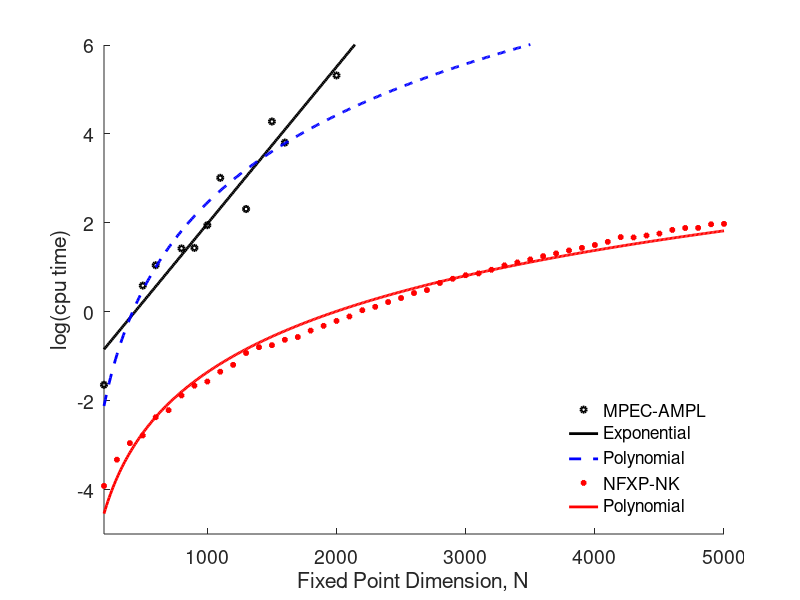

MATLAB code for this plot:

clear 
close all
clf
ampl=[ ...
  200         7                  4         0.1932       ; ...
  300        10                  0            NaN       ; ...
  400        13                  0            NaN       ; ...
  500        16                  6         1.8001       ; ...
  600        19                  4         2.8476       ; ...
  700        22                  0            NaN       ; ...
  800        25                  1         4.1538       ; ...
  900        28                  3         4.2024       ; ...
 1000        31                  1         7.0088       ; ...
 1100        34                  1        20.3296       ; ...
 1200        37                  0            NaN       ; ...
 1300        40                  1        10.0789       ; ...
 1400        43                  0            NaN       ; ...
 1500        46                  1        72.1449       ; ...
 1600        49                  1        44.9466       ; ...
 2000        61                  1       203.4867       ; ...
];

nfxp=[...
 200      7       10         0.0199         2.0000         3.2000        36.0000        11.3000  ;...
 300      10      10         0.0359         2.1000         3.1000        36.4000        10.6000  ;...
 400      13      10         0.0520         3.1000         4.3000        66.4000        12.9000  ;...
 500      16      10         0.0618         2.4000         3.5000        47.2000        12.0000  ;...
 600      19      10         0.0931         2.4000         3.5000        47.8000        11.5000  ;...
 700      22      10         0.1092         2.9000         3.9000        55.6000        12.1000  ;...
 800      25      10         0.1521         2.8000         3.9000        57.4000        12.0000  ;...
 900      28      10         0.1895         2.4000         3.4000        45.2000        11.5000  ;...
1000      31      10         0.2080         1.9000         3.0000        34.8000        10.5000  ;...
1100      34      10         0.2596         1.9000         3.0000        36.0000        10.7000  ;...
1200      37      10         0.3030         1.8000         2.9000        31.2000        10.7000  ;...
1300      40      10         0.3954         1.9000         3.1000        37.0000        11.3000  ;...
1400      43      10         0.4499         2.0000         3.2000        38.2000        11.3000  ;...
1500      46      10         0.4708         1.7000         2.8000        31.8000        10.4000  ;...
1600      49      10         0.5325         1.7000         2.8000        32.8000        10.4000  ;...
1700      52      10         0.5658         1.4000         2.5000        26.2000         9.8000  ;...
1800      55      10         0.6539         1.4000         2.5000        25.0000         9.8000  ;...
1900      58      10         0.7282         1.4000         2.5000        25.4000         9.8000  ;...
2000      61      10         0.8130         1.4000         2.5000        25.4000         9.8000  ;...
2100      64      10         0.8987         1.4000         2.5000        25.6000         9.7000  ;...
 2200    67       10         1.0341         1.4000         2.5000        26.4000         9.8000 ; ...
 2300    70       10         1.1172         1.4000         2.5000        25.4000         9.8000 ; ...
 2400    73       10         1.2433         1.4000         2.5000        24.6000         9.7000 ; ...
 2500    76       10         1.3611         1.4000         2.5000        25.4000         9.8000 ; ...
 2600    79       10         1.5222         1.4000         2.5000        25.4000         9.8000 ; ...
 2700    81       10         1.6275         1.4000         2.5000        25.2000         9.8000 ; ...
 2800    84       10         1.9101         1.6000         2.8000        30.6000        10.4000 ; ...
 2900    87       10         2.1006         1.7000         2.9000        34.2000        10.6000 ; ...
 3000    90       10         2.2718         1.7000         2.9000        34.8000        10.6000 ; ...
 3100    93       10         2.3670         1.6000         2.8000        33.4000        10.4000 ; ...
 3200    96       10         2.5708         1.6000         2.8000        33.0000        10.4000 ; ...
 3300    99       10         2.8383         1.8000         3.0000        36.0000        10.8000 ; ...
 3400    102      10         3.0331         1.8000         3.0000        37.2000        10.8000 ; ...
 3500    105      10         3.2447         1.8000         3.0000        36.8000        10.8000 ; ...
 3600    108      10         3.4889         1.8000         3.0000        37.0000        10.8000 ; ...
 3700    111      10         3.7116         1.7000         3.0000        36.0000        10.8000 ; ...
 3800    114      10         3.9682         1.8000         3.0000        36.2000        10.8000 ; ...
 3900    117      10         4.2094         1.8000         3.0000        36.2000        10.8000 ; ...
 4000    120      10         4.4880         1.8000         3.0000        36.0000        10.8000 ; ...
 4100    123      10         4.8213         1.8000         3.0000        36.2000        10.8000 ; ...
 4200    126      10         5.3594         1.9000         3.1000        37.6000        11.0000 ; ...
 4300    129      10         5.3176         1.6000         2.8000        32.2000        10.4000 ; ...
 4400    132      10         5.5530         1.6000         2.8000        32.6000        10.4000 ; ...
 4500    135      10         5.8008         1.6000         2.8000        31.2000        10.4000 ; ...
 4600    138      10         6.3011         1.7000         2.9000        32.8000        10.6000 ; ...
 4700    141      10         6.5770         1.7000         2.9000        34.0000        10.6000 ; ...
 4800    144      10         6.5981         1.5000         2.7000        29.6000        10.2000 ; ...
 4900    146      10         7.1445         1.7000         2.9000        33.0000        10.6000 ; ...
 5000    149      10         7.2265         1.5000         2.7000        29.8000        10.2000 ; ...
];

N_ampl=ampl(:,1);
M_ampl=ampl(:,2);
cputime_ampl=ampl(:,4);

N_nfxp=nfxp(:,1);
M_nfxp=nfxp(:,2);
cputime_nfxp=nfxp(:,4);

[B_nfxp_polynomial,BINT,R,RINT,STATS_nfxp_polynomial]=regress(log(cputime_nfxp),[ones(numel(N_nfxp),1) log(N_nfxp)]);
[B_ampl_exponential,BINT,R,RINT,STATS_ampl_exponential]=regress(log(cputime_ampl),[ones(numel(N_ampl),1) N_ampl]);
[B_ampl_polynomial,BINT,R,RINT,STATS_ampl_polynomial]=regress(log(cputime_ampl),[ones(numel(N_ampl),1) log(N_ampl)]);
N=(200:10:5000)';

ms=4;
lw=2;
figure(1)
hold on
plot(N_ampl,log([cputime_ampl]), 'ok', 'LineWidth',lw, 'MarkerSize',ms);
set(gca,'FontSize',14);

hold on
plot(N,B_ampl_exponential(1)+B_ampl_exponential(2)*(N),'-k', 'LineWidth',lw, 'MarkerSize',ms);
hold on
plot(N,B_ampl_polynomial(1)+B_ampl_polynomial(2)*log(N),'--b', 'LineWidth',lw, 'MarkerSize',ms);

plot(N_nfxp,log([cputime_nfxp]), '*r', 'LineWidth',lw, 'MarkerSize',ms);
xlabel('Fixed Point Dimension, N');
ylabel('log(cpu time)');

hold on
plot(N,B_nfxp_polynomial(1)+B_nfxp_polynomial(2)*log(N), '-r', 'LineWidth',lw, 'MarkerSize',ms);
nfxp_polynomial_fit= sprintf('%8.1f + %8.2f*log(N)',B_nfxp_polynomial(1), B_nfxp_polynomial(2))
R2_nfxp_polynomial=STATS_nfxp_polynomial(1)
ampl_exponential_fit= sprintf('%8.2f + %8.6f*N',B_ampl_exponential(1), B_ampl_exponential(2))
R2_ampl_exponential=STATS_ampl_exponential(1)
ampl_polynomial_fit= sprintf('%8.1f + %8.2f*log(N)',B_ampl_polynomial(1), B_ampl_polynomial(2))
R2_ampl_polynomial=STATS_ampl_polynomial(1)
legend('MPEC-AMPL', 'Exponential', 'Polynomial', 'NFXP-NK', 'Polynomial', 'location',  'SouthEast');
legend('boxoff');
xlim([200 5000]);
ylim([-5 6]);


